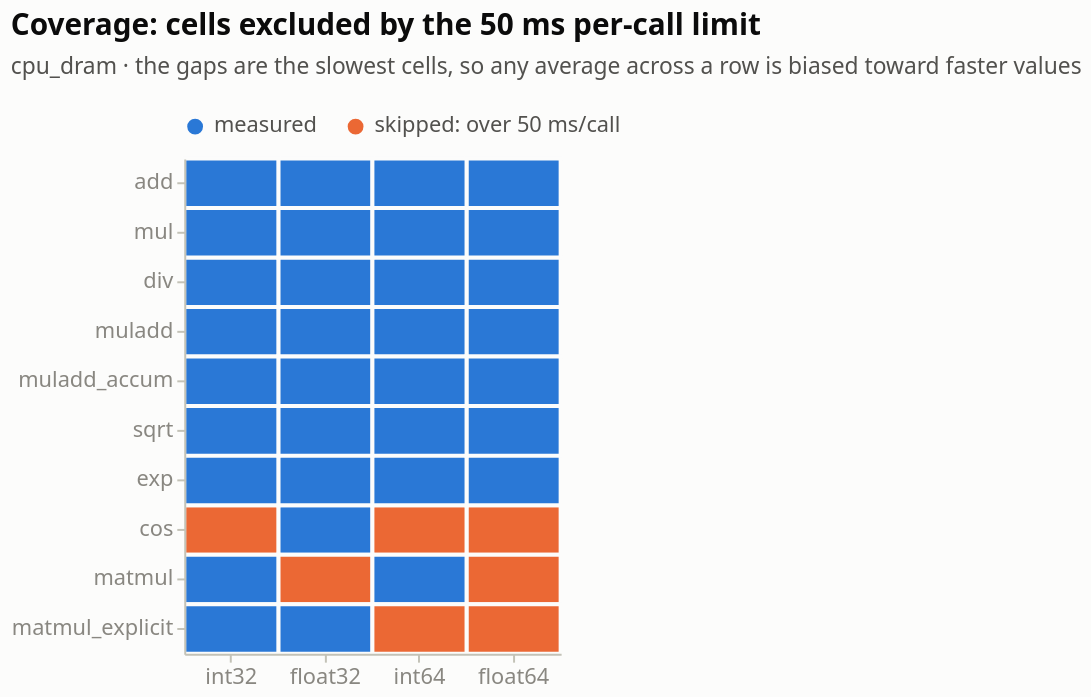

Notebook source saved alongside this figure:
### Markdown cell above
The group medians are 12% and 46% respectively — a four-fold difference that the
operand dtype alone would not have predicted. The groups do overlap
(`muladd_accum` on `float32` incurs 68%, exceeding most 8-byte cells), so the
relationship is a tendency rather than a rule, which is why the medians are drawn
explicitly rather than left to the eye.

### Cells excluded by the harness

`cpu_dram` was run with `--max-call-ms 50`, so the calibration pass excluded any
cell whose single call would exceed 50 ms. This removed 24 of the 160 planned
combinations, and those 24 are not a random subset. They are charted below
because a missing cell is easily mistaken for a zero.

### Code cell
coverage = (
    dram.filter((pl.col("destination") == "alloc") & (pl.col("cache_state") == "cold"))
    .with_columns(pl.when(pl.col("us").is_null()).then(pl.lit("skipped: over 50 ms/call"))
                    .otherwise(pl.lit("measured")).alias("state"))
    .select("operation", "implementation", "state", "us")
)

fig8 = (
    alt.Chart(coverage)
    .mark_rect(stroke=P["surface"], strokeWidth=2)
    .encode(
        x=alt.X("implementation:N", sort=["int32", "float32", "int64", "float64"],
                title=None, axis=alt.Axis(labelAngle=0)),
        y=alt.Y("operation:N", sort=OP_ORDER, title=None),
        color=alt.Color("state:N", sort=["measured", "skipped: over 50 ms/call"],
                        scale=alt.Scale(domain=["measured", "skipped: over 50 ms/call"],
                                        range=[P["series"][0], P["series"][1]]),
                        legend=alt.Legend(title=None)),
        tooltip=[alt.Tooltip("operation:N", title="op"),
                 alt.Tooltip("implementation:N", title="dtype"),
                 alt.Tooltip("state:N", title="status"),
                 alt.Tooltip("us:Q", title="alloc us/call", format=".0f")],
    )
    .properties(
        width=190, height=250,
        title=alt.Title("Coverage: cells excluded by the 50 ms per-call limit",
                        subtitle="cpu_dram · the gaps are the slowest cells, so any average "
                                 "across a row is biased toward faster values"),
    )
)
figure(fig8, coverage.filter(pl.col("state") != "measured").select("operation", "implementation"),
       "Table view — skipped cells")

### Figure 1 — Vega-Lite specification as saved in the notebook (floating-point values rounded to 4 significant figures)
{"config": {"background": "#fcfcfb", "font": "system-ui, -apple-system, \"Segoe UI\", sans-serif", "view": {"stroke": null, "continuousWidth": 620, "continuousHeight": 300}, "axis": {"labelFont": "system-ui, -apple-system, \"Segoe UI\", sans-serif", "titleFont": "system-ui, -apple-system, \"Segoe UI\", sans-serif", "labelColor": "#898781", "titleColor": "#52514e", "labelFontSize": 11, "titleFontSize": 11, "titleFontWeight": 500, "titlePadding": 8, "domainColor": "#c3c2b7", "domainWidth": 1, "tickColor": "#c3c2b7", "tickSize": 4, "gridColor": "#e1e0d9", "gridWidth": 1, "gridDash": []}, "legend": {"labelFont": "system-ui, -apple-system, \"Segoe UI\", sans-serif", "titleFont": "system-ui, -apple-system, \"Segoe UI\", sans-serif", "labelColor": "#52514e", "titleColor": "#52514e", "labelFontSize": 11, "titleFontSize": 11, "titleFontWeight": 500, "symbolType": "circle", "symbolSize": 90, "orient": "top", "direction": "horizontal", "offset": 8, "titlePadding": 10}, "title": {"font": "system-ui, -apple-system, \"Segoe UI\", sans-serif", "color": "#0b0b0b", "fontSize": 15, "fontWeight": 600, "subtitleFont": "system-ui, -apple-system, \"Segoe UI\", sans-serif", "subtitleColor": "#52514e", "subtitleFontSize": 11.5, "subtitlePadding": 8, "anchor": "start", "offset": 14, "dy": -4}, "header": {"labelFont": "system-ui, -apple-system, \"Segoe UI\", sans-serif", "titleFont": "system-ui, -apple-system, \"Segoe UI\", sans-serif", "labelColor": "#52514e", "titleColor": "#52514e", "labelFontSize": 11.5, "labelFontWeight": 600, "titleFontSize": 11}, "range": {"category": ["#2a78d6", "#eb6834", "#1baf7a"], "heatmap": ["#cde2fb", "#9ec5f4", "#6da7ec", "#3987e5", "#256abf", "#184f95", "#0d366b"], "ramp": ["#cde2fb", "#9ec5f4", "#6da7ec", "#3987e5", "#256abf", "#184f95", "#0d366b"]}, "bar": {"cornerRadiusEnd": 4, "discreteBandSize": 15}, "point": {"size": 95, "filled": true, "stroke": "#fcfcfb", "strokeWidth": 2, "opacity": 1}, "line": {"strokeWidth": 2, "strokeCap": "round", "strokeJoin": "round"}, "rule": {"strokeWidth": 1}, "text": {"font": "system-ui, -apple-system, \"Segoe UI\", sans-serif", "fontSize": 11, "color": "#52514e"}}, "data": {"name": "data-37b6f8a0008f784fb83cd6d665b4e7cf"}, "mark": {"type": "rect", "stroke": "#fcfcfb", "strokeWidth": 2}, "encoding": {"color": {"field": "state", "legend": {"title": null}, "scale": {"domain": ["measured", "skipped: over 50 ms/call"], "range": ["#2a78d6", "#eb6834"]}, "sort": ["measured", "skipped: over 50 ms/call"], "type": "nominal"}, "tooltip": [{"field": "operation", "title": "op", "type": "nominal"}, {"field": "implementation", "title": "dtype", "type": "nominal"}, {"field": "state", "title": "status", "type": "nominal"}, {"field": "us", "format": ".0f", "title": "alloc us/call", "type": "quantitative"}], "x": {"axis": {"labelAngle": 0}, "field": "implementation", "sort": ["int32", "float32", "int64", "float64"], "title": null, "type": "nominal"}, "y": {"field": "operation", "sort": ["add", "mul", "div", "muladd", "muladd_accum", "muladd_fused", "sqrt", "exp", "cos", "matmul", "matmul_explicit", "matmul_explicit_fused"], "title": null, "type": "nominal"}}, "height": 250, "title": {"text": "Coverage: cells excluded by the 50 ms per-call limit", "subtitle": "cpu_dram · the gaps are the slowest cells, so any average across a row is biased toward faster values"}, "width": 190, "$schema": "https://vega.github.io/schema/vega-lite/v6.4.1.json", "datasets": {"data-37b6f8a0008f784fb83cd6d665b4e7cf": [{"operation": "add", "implementation": "float32", "state": "measured", "us": 3813.0}, {"operation": "add", "implementation": "float64", "state": "measured", "us": 10340.0}, {"operation": "add", "implementation": "int32", "state": "measured", "us": 3631.0}, {"operation": "add", "implementation": "int64", "state": "measured", "us": 10350.0}, {"operation": "cos", "implementation": "float32", "state": "measured", "us": 14700.0}, {"operation": "cos", "implementation": "float64", "state": "skipped: over 50 ms/call", "us": null}, {"operation": "cos", "implementation": "int32", "state": "skipped: over 50 ms/call", "us": null}, {"operation": "cos", "implementation": "int64", "state": "skipped: over 50 ms/call", "us": null}, {"operation": "div", "implementation": "float32", "state": "measured", "us": 5174.0}, {"operation": "div", "implementation": "float64", "state": "measured", "us": 10630.0}, {"operation": "div", "implementation": "int32", "state": "measured", "us": 11610.0}, {"operation": "div", "implementation": "int64", "state": "measured", "us": 14730.0}, {"operation": "exp", "implementation": "float32", "state": "measured", "us": 9876.0}, {"operation": "exp", "implementation": "float64", "state": "measured", "us": 42770.0}, {"operation": "exp", "implementation": "int32", "state": "measured", "us": 44530.0}, {"operation": "exp", "implementation": "int64", "state": "measured", "us": 46090.0}, {"operation": "matmul", "implementation": "float32", "state": "skipped: over 50 ms/call", "us": null}, {"operation": "matmul", "implementation": "float64", "state": "skipped: over 50 ms/call", "us": null}, {"operation": "matmul", "implementation": "int32", "state": "measured", "us": 26680.0}, {"operation": "matmul", "implementation": "int64", "state": "measured", "us": 31750.0}, {"operation": "matmul_explicit", "implementation": "float32", "state": "measured", "us": 29150.0}, {"operation": "matmul_explicit", "implementation": "float64", "state": "skipped: over 50 ms/call", "us": null}, {"operation": "matmul_explicit", "implementation": "int32", "state": "measured", "us": 31490.0}, {"operation": "matmul_explicit", "implementation": "int64", "state": "skipped: over 50 ms/call", "us": null}, {"operation": "mul", "implementation": "float32", "state": "measured", "us": 4467.0}, {"operation": "mul", "implementation": "float64", "state": "measured", "us": 10230.0}, {"operation": "mul", "implementation": "int32", "state": "measured", "us": 3501.0}, {"operation": "mul", "implementation": "int64", "state": "measured", "us": 10520.0}, {"operation": "muladd", "implementation": "float32", "state": "measured", "us": 8595.0}, {"operation": "muladd", "implementation": "float64", "state": "measured", "us": 19650.0}, {"operation": "muladd", "implementation": "int32", "state": "measured", "us": 8804.0}, {"operation": "muladd", "implementation": "int64", "state": "measured", "us": 19900.0}, {"operation": "muladd_accum", "implementation": "float32", "state": "measured", "us": 9619.0}, {"operation": "muladd_accum", "implementation": "float64", "state": "measured", "us": 19550.0}, {"operation": "muladd_accum", "implementation": "int32", "state": "measured", "us": 8737.0}, {"operation": "muladd_accum", "implementation": "int64", "state": "measured", "us": 19950.0}, {"operation": "sqrt", "implementation": "float32", "state": "measured", "us": 3046.0}, {"operation": "sqrt", "implementation": "float64", "state": "measured", "us": 15680.0}, {"operation": "sqrt", "implementation": "int32", "state": "measured", "us": 17510.0}, {"operation": "sqrt", "implementation": "int64", "state": "measured", "us": 19110.0}]}}
